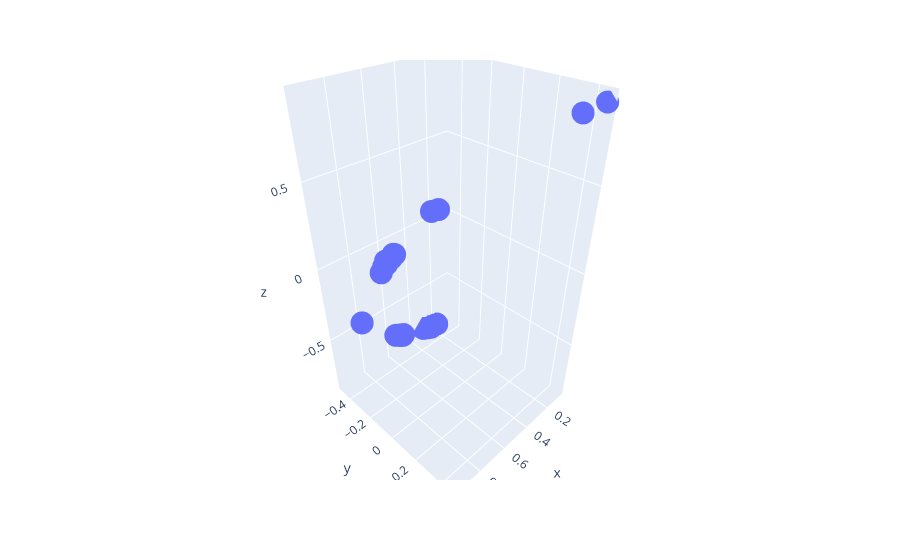

The notebook cell saved with this chart:
### Code cell
import plotly.express as px
fig = px.scatter_3d(x=a[:,0].tolist(), y=a[:,1].tolist(), z=a[:,2].tolist())
fig.show()
fig.write_html('/home/wilson/a.html')

# fig = plt.figure()
# ax = fig.add_subplot(projection='3d')
# ax.scatter(a[:,0].tolist(), a[:,1].tolist(), a[:,2].tolist(), c='b', alpha=1.)
# ax.scatter(full_a[:,0].tolist(), full_a[:,1].tolist(), full_a[:,2].tolist(), c='b', alpha=0.1)
# plt.show()
# plt.scatter(d[:,0].tolist(), d[:,1].tolist())

### Figure 1 — Plotly figure (JSON) as saved in the notebook; plotly's stock layout.template omitted (floating-point values rounded to 4 significant figures)
{"data": [{"hovertemplate": "x=%{x}<br>y=%{y}<br>z=%{z}<extra></extra>", "legendgroup": "", "marker": {"color": "#636efa", "symbol": "circle"}, "mode": "markers", "name": "", "scene": "scene", "showlegend": false, "type": "scatter3d", "x": [0.9456, 0.2319, 0.9554, 0.5117, 0.2344, 0.9543, 0.2244, 0.5829, 0.9348, 0.2261, 0.2385, 0.2689, 0.314, 0.2283, 0.5223, 0.9633, 0.9547, 0.2488, 0.2423, 0.2508, 0.8185, 0.2036, 0.0719, 0.9719, 0.2294, 0.2038, 0.2685, 0.2295, 0.1898, 0.2222, 0.9378, 0.5224, 0.1945, 0.5404, 0.8038, 0.2479, 0.1884, 0.2759, 0.953, 0.5343, 0.9367, 0.2538, 0.2624, 0.222, 0.9578, 0.2176, 0.9574, 0.2303], "y": [0.05401, -0.4844, 0.03126, -0.4564, -0.4862, 0.02487, -0.4832, -0.4436, -0.2586, -0.4817, -0.4867, -0.4826, -0.4836, -0.4865, -0.4518, 0.01881, 0.026, -0.4768, -0.4806, -0.4802, 0.1775, -0.4824, 0.463, 0.008751, -0.4826, -0.4842, -0.485, -0.4845, -0.484, 0.444, 0.06112, -0.4501, -0.4857, -0.447, 0.2028, -0.4816, -0.483, -0.4796, 0.03838, -0.4527, 0.06835, -0.4819, -0.4855, -0.4838, 0.03308, -0.4836, 0.02788, -0.4837], "z": [0.3207, -0.8436, 0.2937, -0.7279, -0.8418, 0.2978, -0.8462, -0.6808, -0.2435, -0.8466, -0.8404, -0.8335, -0.817, -0.8433, -0.7232, 0.2678, 0.2964, -0.843, -0.8428, -0.8405, 0.5464, -0.852, 0.8835, 0.2354, -0.8453, -0.8509, -0.8323, -0.8441, -0.8542, 0.868, 0.3417, -0.7242, -0.8522, -0.7128, 0.5593, -0.8406, -0.8551, -0.833, 0.3005, -0.7138, 0.3434, -0.8386, -0.8339, -0.8466, 0.2854, -0.8478, 0.2873, -0.8444]}], "layout": {"legend": {"tracegroupgap": 0}, "margin": {"t": 60}, "scene": {"domain": {"x": [0, 1], "y": [0, 1]}, "xaxis": {"title": {"text": "x"}}, "yaxis": {"title": {"text": "y"}}, "zaxis": {"title": {"text": "z"}}}}}
